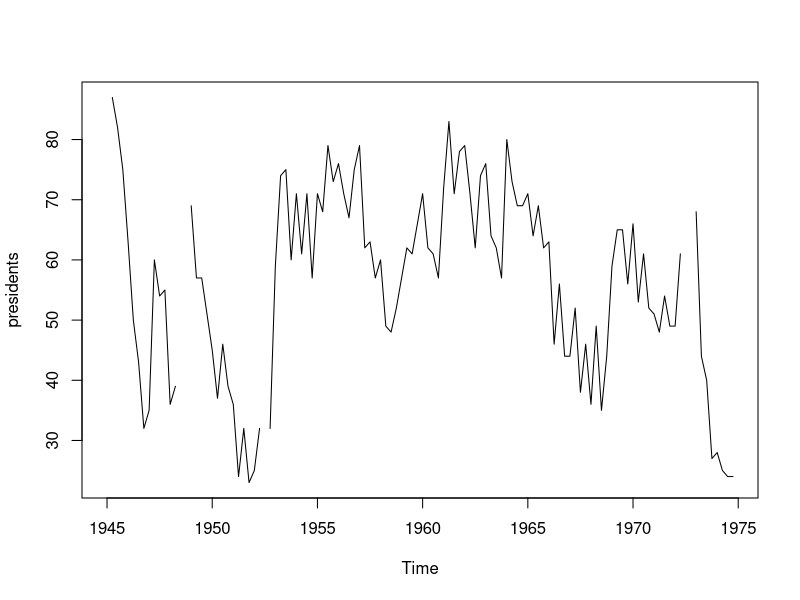
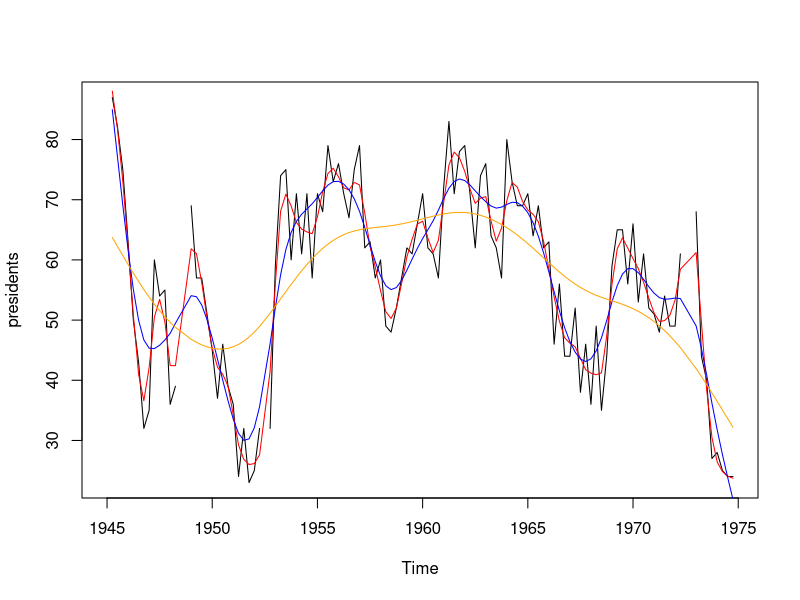
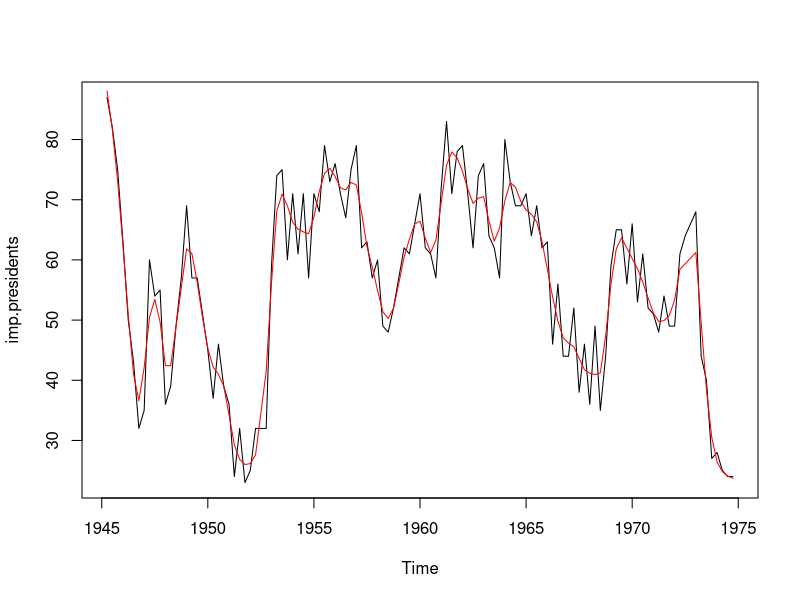

Here is the R script that generated these plots, in order:
# Beispiel aus Grundlegende Statistik mit R.pdf Kap. 23

### 23.1 Datenstrukturen

set.seed(1)
x <- rnorm(120)

# Time Series
white.noise <- ts(x)
white.noise

# Zeitpunkte die Jahre 1964 bis 1973 ansehen, für die jeweils 12 Beobachtungen vorliegen
white.noise <- ts(x, start = c(1964, 1), frequency = 12)
white.noise


# 23.1.1 Aggregation

# Besitzt eine Zeitreihe für frequency einen Wert größer als 1, so können für ganzzahlige Teiler von frequency neue aggregierte Zeitreihen erstellt werden.
# Erzeuge aus der obigen Zeitreihe white.noise eine neue Zeitreihe, deren Werte jeweils aus den Mittelwerten von 6 Monaten bestehen.

white.noise.mean <- aggregate(white.noise, nfrequency = 2, FUN = mean)


# 23.1.2 Indizierung

white.noise[32]
window(white.noise, start = c(1966,8), end = c(1966,8))


# 23.1.3 Rechnen mit Zeitreihen

set.seed(1)
x <- ts(round(rnorm(7),3), start=c(1965,1), frequency=12)
y <- ts(round(rnorm(6),3), start=c(1965,5), frequency=12)
x - y


# 23.1.4 Fehlende Werte

# Fehlende Werte in einer Zeitreihe sind problematisch, da die zugehörige Beobachtung
# nicht einfach entfernt werden kann, ohne damit die Voraussetzung der Äquidistanz der
# Beobachtungen zu verletzen.
# Beispiel. Der Zeitreihe presidents enthält für die Jahre 1945 bis 1974 vierteljährlich
# ermittelte Werte, welche die Zustimmung für den Präsidenten der USA ausdrücken.
# Finde die längste Teilreihe nicht fehlender Werte.
# Mit Hilfe der Funktion na.contiguous() kann aus einer Zeitreihe der längste Abschnitt
# ohne fehlende Werte als neue Zeitreihe erhalten werden.

na.contiguous(presidents)


# 23.1.5 Einlesen von Daten

#x <- scan(file.choose())
x <- c(365, 409, 427, 486, 509, 568, 612, 654, 699, 726, 719, 805, 868, 902, 978, 1080, 1201, 1329, 1285, 1303, 1313, 1434, 1438, 1440, 1551)
x <- ts(x, start = 1954)


# 23.1.6 Multivariate Zeitreihen

# Liegen zu denselben Zeitpunkten die Beobachtungen mehrerer Variablen vor, also mehrere
# Zeitreihen, so können diese zu einer einzelnen multivariaten Zeitreihe mittels der
# Funktionen ts.union() oder ts.intersect() zusammengefasst werden.



### 23.2 Grafische Darstellungen

# Für die grafische Darstellung von Zeitreihen gibt es zwei grundlegende Funktionen:
# plot.ts() und ts.plot().
# Ist x ein Zeitreihen-Objekt, so wird durch Aufruf von plot(x) automatisch die Funktion
# plot.ts() aktiviert. Ist x ein numerischer Vektor, so kann diese Funktion auch direkt
# mittels plot.ts(x) genutzt werden.
# Die Funktion ts.plot() erlaubt das gemeinsame Zeichnen mehrerer Zeitreihen, die unterschiedliche
# Zeitbereiche abdecken können, aber denselben Wert für frequency besitzen.
# Das ist zum Beispiel nützlich, wenn man neben eine Zeitreihe x eine weitere Reihe
# prognostizierter Werte x.dach zeichnen möchte, vgl. auch Abschnitt 24.4. Zudem ist
# es bei Angabe mehrerer Reihen nicht notwendig, den Zeichenbereich der y-Achse selbst
# zu bestimmen, sondern dieser wird so gewählt, dass alle Zeitreihen dargestellt werden
# können.



### 23.3 Glätten

# Die Glättung einer Zeitreihe wird angewendet, um längerfristige Tendenzen leichter einschätzen
# zu können. Zwei klassische Glättungsmethoden sind die Bildung gleitender
# Durchschnitte und die exponentielle Glättung.

# 23.3.1 Gleitender Durchschnitt

# In R kann für eine gegebene Zeitreihe x und einen Wert q ein einfacher gleitender Durchschnitt
# y mit Hilfe der Funktion filter() berechnet werden.

q <- 2
y <- filter(x, filter = rep(1, (2 * q + 1))/(2 * q + 1))

# Will man einen einfachen gleitenden Durchschnitt gerader Ordnung anwenden

y <- filter(x, filter = c(0.5, rep(1, (2 * q - 1)), 0.5)/(2 * q))


# 23.3.2 Exponentielle Glättung

# Ist eine Zeitreihe x1, . . . , xn gegeben und erzeugt man die Reihe y1, . . . , yn mittels
# yt = xt + byt−1, y0 := 0 ,
# für eine Zahl b, so spricht man von einem (einfachen) rekursiven Filter. Betrachtet
# man nun die Reihe xt mit
# x1 = x1, x2 = x1 − bx1, . . . , xn = xn−1 − bxn−1 ,
# und wendet den obigen rekursiven Filter auf  xt an, so ergibt sich die Reihe
# y1 = x1, yt+1 = (1 − b)xt + byt, t= 1, . . . , n − 1 .
# Wählt man b aus dem offenen Intervall (0, 1), so bezeichnet man die so erhaltene Reihe
# auch als exponentielle Glättung der ursprünglichen Reihe. Exponentielle Glättung
# kann in R mittels
# > y <- filter(x.tilde, filter = b, method = "recursive")
# erhalten werden, wenn x.tilde die oben beschriebene Reihe x1, . . . , xn bezeichnet. Mit
# > x.HW <- HoltWinters(x, alpha = (1-b), beta = FALSE, gamma = FALSE)
# > y <- x.HW$fitted[,"xhat"]
# 23.3 Glätten 241
# erhält man ebenfalls diese Reihe. Lässt man das Argument alpha weg, so wird ein Glättungsparameter
# aus den Daten geschätzt, d.h. es ist dann nicht notwendig einen Wert b
# festzulegen.


# 23.3.3 Weitere Glättungsmethoden

class(presidents)
plot(presidents)

# Grundsätzlich können auch andere Glättungsverfahren zur Anwendung kommen. In R stehen
# etwa die Funktionen lowess(), loess(), ksmooth(), supsmu() oder smooth.spline()
# zur Verfügung. Die letztgenannte Funktion kann recht bequem eingesetzt werden, um
# fehlende Werte zu ersetzen.

# Imputation fehlender Werte
# Beispiel. Betrachte die Zeitreihe presidents und ersetze die auftauchenden fehlenden
# Werte durch geeignet prognostizierte Werte.
# Zunächst finden wir die Positionen der fehlenden Werte in der Zeitreihe.
pos.na <- which(is.na(presidents))

# Nun wenden wir die Funktion smooth.spline() an. Dafür benötigen wir Paare numerischer
# x- und y-Werte. Die Werte auf der Zeitachse können wir mittels der Funktion
# time() erzeugen.
x.time <- time(presidents)
x.time

# Nun können wir die Funktion smooth.spline() anwenden, wobei wir explizit die fehlenden
# Werte ausschließen.
x <- x.time[-pos.na]
y <- presidents[-pos.na]
xy.smooth <- smooth.spline(x,y)
xy.smooth2 <- smooth.spline(x,y, spar = 0.5)
xy.smooth3 <- smooth.spline(x,y, spar = 0.8)

# Das Zeichnen mittels
plot(presidents)
lines(xy.smooth, col = "red")
lines(xy.smooth2, col = "blue")
lines(xy.smooth3, col = "orange")

# zeigt, dass nur eine recht schwache Glättung erfolgt, so dass also beobachtete und geglättete
# Reihe recht nahe beieinander sind. Stärkere Glättungen können durch das Setzen
# eines größeren Wertes für das Argument spar erfolgen.

# Aus dem erzeugten Objekt xy.smooth können nun mit Hilfe der Funktion predict()
# die fehlenden Werte zu den entsprechenden Zeitpunkten prognostiziert werden.
pred.times <- x.time[pos.na]
pred.pres <- predict(xy.smooth, pred.times)$y
# Schließlich kann eine neue Reihe erzeugt werden, welche anstelle der fehlenden Werte die
# prognostizierten Werte enthält.
imp.presidents <- presidents
imp.presidents[pos.na] <- round(pred.pres)
# Da die Werte in der ursprünglichen Zeitreihe ganzzahlig sind, werden für die Imputation
# hier auch nur gerundete Prognosen verwendet. Zum Schluss streichen wir in der neuen
# Reihe noch den Wert zum ersten Zeitpunkt, welcher auch in der ursprünglichen Reihe
# fehlte.
imp.presidents <- window(imp.presidents, start=c(1945,2))
# Als Grund dafür mag man ansehen, dass die Unsicherheit der Prognose beim ersten Wert
# höher als bei den anderen Werten ist. Eine grafische Darstellung dieser Zeitreihe ist in
# Abbildung 23.3, oberste Grafik, gegeben.

# imputed values
plot(imp.presidents)
lines(xy.smooth, col = "red")

### 23.4 Differenzen- und Lag-Operator



### 23.5 Empirische Autokorrelationsfunktion



### 23.6 Das Periodogramm



### 23.7 Einfache Zeitreihen Modelle

# Mit der Funktion decompose() kann eine einfache Zerlegung einer Zeitreihe in Trend-,
# Saison- und Restkomponete durchgeführt werden. Die Schätzungen basieren auf gleitenden
# Durchschnitten.
# Mit der Funktion HoltWinters() kann das Modell von Holt und Winters, vgl. auch
# Schlittgen und Streitberg (2001), angewendet werden. Es beruht auf mehrfachen exponentiellen
# Glättungen. Die drei Glättungsparameter alpha, beta und gamma werden dabei
# aus den Daten geschätzt, können aber auch vom Anwender festgelegt werden.
